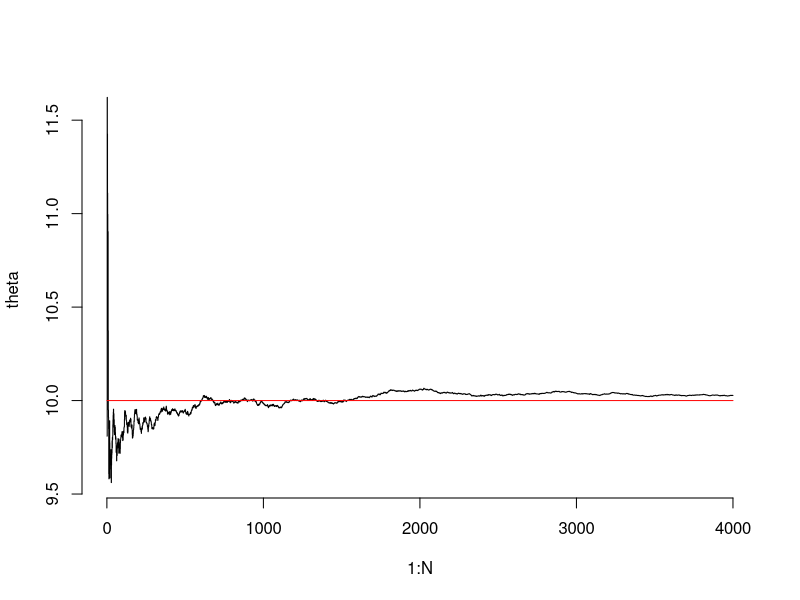
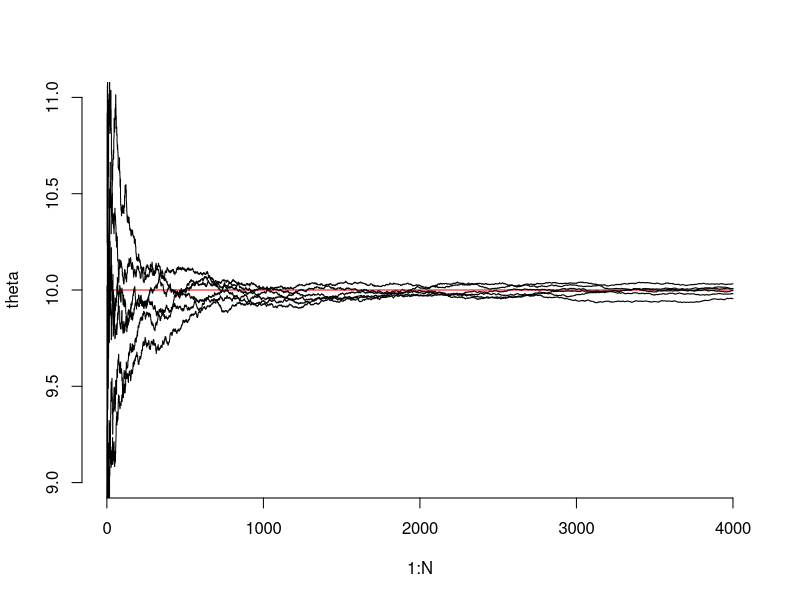

Write the R code that produced these figures, in order.
## ---- chunk 1
knitr::opts_chunk$set(echo = TRUE)
## ---- chunk 2
N = 4000
X = rnorm(N, mean = 10, sd = 2)
theta = rep(0, N)
for (n in 1:N) {
 theta[n] = sum(X[1:n])/n 
}
plot(1:N, theta, type = 's', frame.plot = FALSE)
lines(1:N, rep(10,N), col = "red")
## ---- chunk 3
M = 5
#initialize the plot
X = rnorm(N, mean = 10, sd = 2)
theta = rep(0, N)
for (n in 1:N) {
 theta[n] = sum(X[1:n])/n 
}
plot(1:N, theta, type = 's', ylim = c(9,11), frame.plot = FALSE)
lines(1:N, rep(10,N), col = "red")

#add more lines
for (c in 1:M - 1){
X = rnorm(N, mean = 10, sd = 2)
theta = rep(0, N)
for (n in 1:N) {
 theta[n] = sum(X[1:n])/n 
}
lines(1:N, theta, type = 's')
}
## ---- chunk 4
set.seed=1111;
N = 10000;
n = 5
X=matrix(runif(n*N), ncol=N); 
12*mean(apply(X, 2, var));
## ---- chunk 5
sqrt(12) * mean(apply(X, 2, sd))
